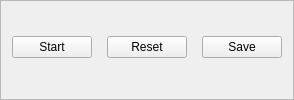
                  <widget class="QFrame" name="frame_graph_util">
                   <property name="frameShape">
                    <enum>QFrame::StyledPanel</enum>
                   </property>
                   <property name="frameShadow">
                    <enum>QFrame::Raised</enum>
                   </property>
                   <layout class="QHBoxLayout" name="horizontalLayout_27">
                    <property name="spacing">
                     <number>15</number>
                    </property>
                    <property name="topMargin">
                     <number>0</number>
                    </property>
                    <property name="rightMargin">
                     <number>11</number>
                    </property>
                    <property name="bottomMargin">
                     <number>5</number>
                    </property>
                    <item>
                     <widget class="QPushButton" name="button_graph_start">
                      <property name="text">
                       <string>Start</string>
                      </property>
                     </widget>
                    </item>
                    <item>
                     <widget class="QPushButton" name="button_graph_stop">
                      <property name="text">
                       <string>Reset</string>
                      </property>
                     </widget>
                    </item>
                    <item>
                     <widget class="QPushButton" name="button_graph_save">
                      <property name="text">
                       <string>Save</string>
                      </property>
                     </widget>
                    </item>
                   </layout>
                  </widget>
